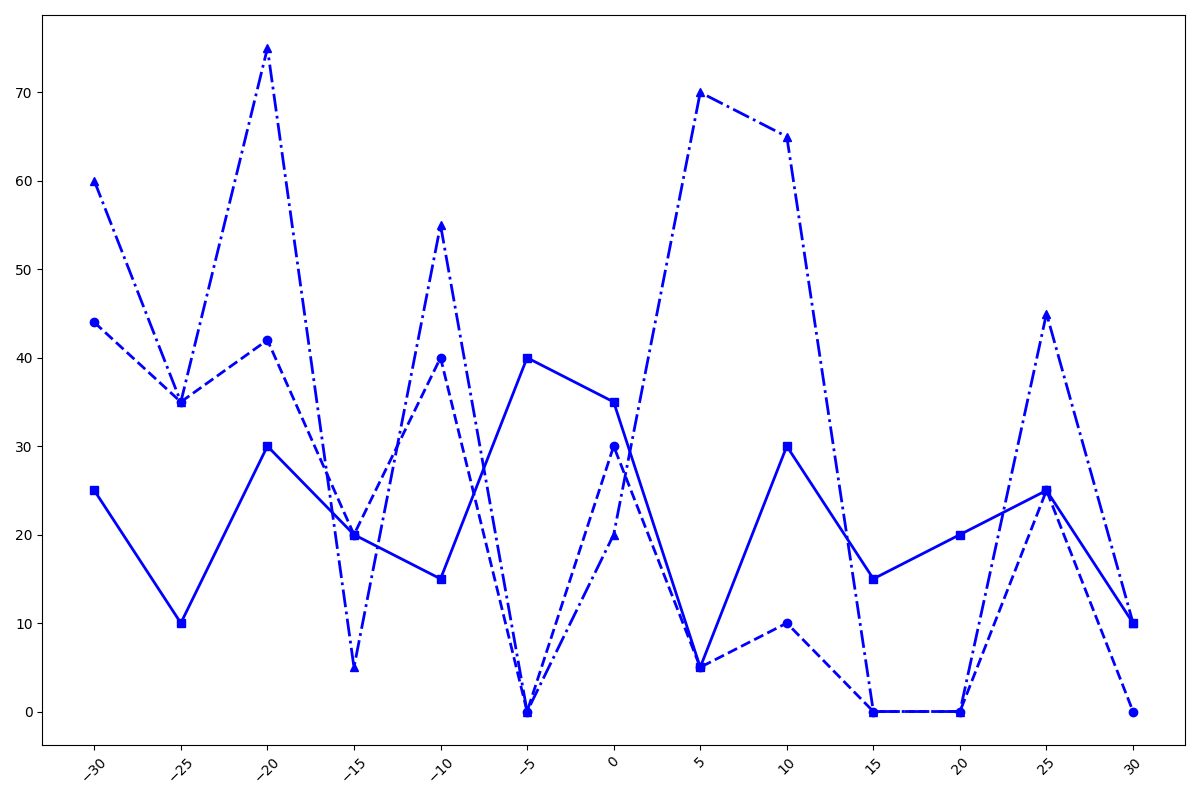

Reproduce this figure in Python.
import matplotlib.pyplot as plt
import numpy as np

centuries = np.array([-30, -25, -20, -15, -10, -5, 0, 5, 10, 15, 20, 25, 30])
cuneiform_influence = np.array([44, 35, 42, 20, 40, 0, 30, 5, 10, 0, 0, 25, 0])
hieroglyphics_influence = np.array([25, 10, 30, 20, 15, 40, 35, 5, 30, 15, 20, 25, 10])
phoenician_alphabet_influence = np.array([60, 35, 75, 5, 55, 0, 20, 70, 65, 0, 0, 45, 10])

plt.figure(figsize=(12, 8))

# Applied single color 'blue' consistently across all data groups
plt.plot(centuries, cuneiform_influence, color='blue', marker='o', linestyle='--', linewidth=2)
plt.plot(centuries, hieroglyphics_influence, color='blue', marker='s', linestyle='-', linewidth=2)
plt.plot(centuries, phoenician_alphabet_influence, color='blue', marker='^', linestyle='-.', linewidth=2)

plt.xticks(centuries, rotation=45)
plt.tight_layout()

plt.show()
